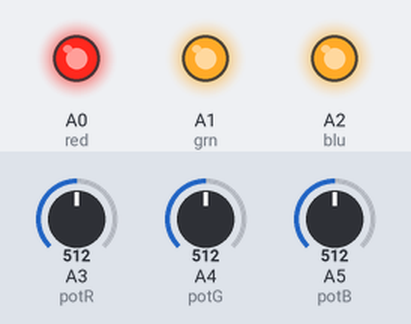
Bench run of a sketch on a simulated Arduino Uno, built with avr-gcc and run on an emulated ATmega328P. Shown: output pins drawn as LEDs (lit = HIGH). The inputs (shaded band) are chosen by the test bench; at power-on: A3 (potR) = 512, A4 (potG) = 512, A5 (potB) = 512.

Above: at 1.2 s.
1.3 s: A3 (potR) set to 138
2.8 s: A3 (potR) set to 116
At 3.9 s:
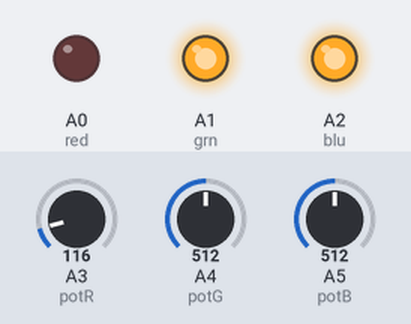
4.3 s: A4 (potG) set to 138
5.8 s: A4 (potG) set to 117
At 6.1 s:
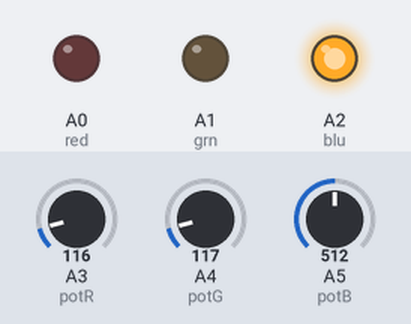
7.3 s: A5 (potB) set to 138
8.8 s: A5 (potB) set to 122
At 9.6 s:
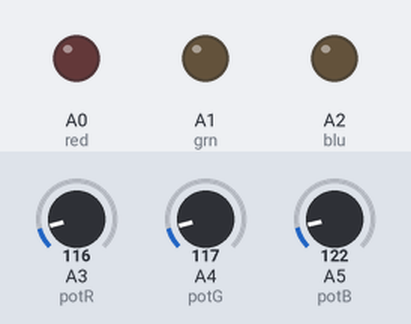
Timing chart, 0 to 11.3 s (numbered marks = the images above; inputs shaded):
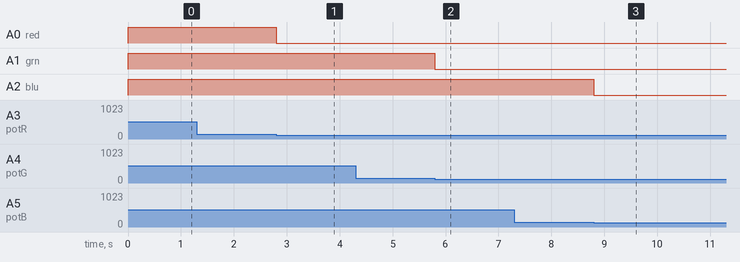

Measured:
- the behaviour switches between 128 and 127 on A3 (potR) (found by bisection; images 0 and 1)
- the behaviour switches between 128 and 127 on A4 (potG) (found by bisection; images 1 and 2)
- the behaviour switches between 128 and 127 on A5 (potB) (found by bisection; images 2 and 3)
- after the input at 1.3 s, every drawn part: stays the same
- after the input at 2.8 s, A0 (red): HIGH → LOW at once
- after the input at 4.3 s, every drawn part: stays the same
- after the input at 5.8 s, A1 (grn): HIGH → LOW at once
- after the input at 7.3 s, every drawn part: stays the same
- after the input at 8.8 s, A2 (blu): HIGH → LOW at once

The sketch:

Lab1-3.ino
```cpp
#define red A0
#define grn A1
#define blu A2
#define potR A3
#define potG A4
#define potB A5

void setup() {
  // put your setup code here, to run once:
  pinMode(red, OUTPUT);
  pinMode(grn, OUTPUT);
  pinMode(blu, OUTPUT);
  pinMode(potR, INPUT);
  pinMode(potG, INPUT);
  pinMode(potB, INPUT);

}

void loop() {
  // put your main code here, to run repeatedly:
  int RValue = analogRead(potR);
  int GValue = analogRead(potG);
  int BValue = analogRead(potB);
  RGB(RValue,GValue,BValue);

}

void RGB(int R, int G, int B){
  analogWrite(red, R);
  analogWrite(grn, G);
  analogWrite(blu, B);
}
```
